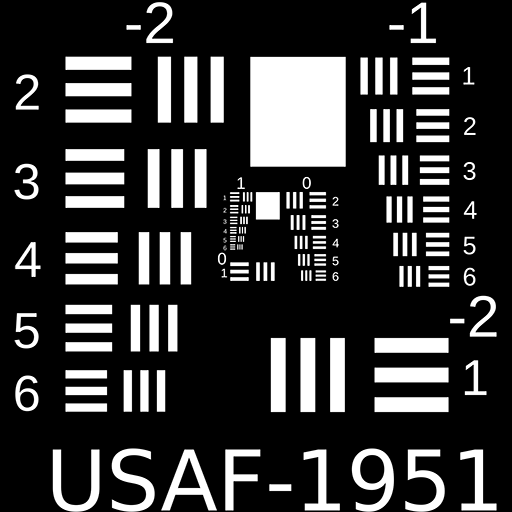
#> input picture test images/USAF512.png, 512 x 512 px; its folder holds only this picture in this run
$ python aberration_simulation.py
#> lines starting #> are read from the running program, lines starting #| are printed output that depends on the picture; after the words box and inside, x2 and y2 are one past the last pixel; in counts of white or black regions, pixels touching at a corner belong together
### scripts/tools/plot.py
# -*- coding: utf-8 -*-
# @Time    : 2022-08-02 17:06
# @Author  : young wang
# @FileName: plot.py
# @Software: PyCharm

import numpy as np
import matplotlib as plt
from .proc import index_mid
from mpl_toolkits.axes_grid1 import make_axes_locatable
import matplotlib

matplotlib.rcParams.update(
    {
        'font.size': 18,
        'axes.labelsize': 14,
        'xtick.labelsize': 14,
        'ytick.labelsize': 14,
        'legend.fontsize': 14,
        'text.usetex': False,
        'font.family': 'sans-serif',
        'mathtext.fontset': 'stix',
    }
)


def heatmap(title, data, ax=None):
    if not ax:
        ax = plt.gca()

    # Plot the heatmap
    im = ax.imshow(data)

    divider = make_axes_locatable(ax)
    cax = divider.new_vertical(size="-3.5%",
                               pad=0.25,
                               pack_start=True)
    ax.figure.add_axes(cax)
    cbar = ax.figure.colorbar(im, cax=cax, orientation="horizontal")

    ax.tick_params(top=True, bottom=False,
                   labeltop=True, labelbottom=False)

    # Turn spines off and create white grid.
    ax.spines[:].set_visible(False)
    ax.set_axis_off()

    ax.grid(which="minor", color="w", linestyle='-', linewidth=3)
    ax.tick_params(which="minor", bottom=False, left=False)
    ax.set_title(title, y=1, pad=5, fontsize = 20)
    ax.xaxis.set_label_position('top')

    return im, cbar

# [33 lines left out: functions line_fit_plot, linear_fit_plot, not called in this run]

### scripts/aberration_simulation.py
# -*- coding: utf-8 -*-
# @Time    : 2022-09-08 15:55
# @Author  : young wang
# @FileName: aberration_simulation.py
# @Software: PyCharm

"""
Simulated aberrated USAF resolution target image
with 3rd-order Zernike polynomials based on the following
references

1. Dan Zhu, Ruoyan Wang, Mantas Žurauskas,
Paritosh Pande, Jinci Bi, Qun Yuan, Lingjie Wang,
Zhishan Gao, and Stephen A. Boppart,
"Automated fast computational adaptive optics for
optical coherence tomography based
on a stochastic parallel gradient descent algorithm,"
Opt. Express 28, 23306-23319 (2020)
"""

from scipy.special import gamma
from numpy.fft import fftshift, ifftshift, fft2, ifft2
from scipy.fftpack import fftshift, ifftshift, fft2, ifft2
from tools.plot import *
import numpy as np
from sklearn import preprocessing
from skimage.util import random_noise
from skimage.color import rgb2gray
import matplotlib.pyplot as plt
import matplotlib
import cv2 as cv
import glob


def aberrate(img=None, abe_coes=None):
    N = img.shape[0]
    img = img / np.max(img)
    [x, y] = np.meshgrid(np.linspace(-N / 2, N / 2, N),
                         np.linspace(-N / 2, N / 2, N))

    r = np.sqrt(x ** 2 + y ** 2) / N
    theta = np.arctan2(y, x)

    z = np.copy(abe_coes)

    W_values = np.zeros((r.shape[0], r.shape[-1], z.shape[-1]))
    for i in range(z.shape[-1]):
        W_values[:, :, i] = z[i] * zernike(int(i + 1), r, theta)
    W = np.sum(W_values, axis=-1)

    # shift zero frequency to align with wavefront
    phi_o = fftshift(complex(0, 1) * 2 * np.pi * W)
    phi_x = np.conjugate(phi_o)

    Po = np.exp(phi_o)
    Px = np.exp(phi_x)

    zernike_plane = W / np.max(W)
    zernike_plane = zernike_plane * circ(W, pupil=int(N / 2))

    ab_img = apply_wavefront(img, Po)
    cj_img = remove_wavefront(ab_img, Px)

    return zernike_plane, Po, Px, normalize_image(ab_img), normalize_image(cj_img)


def normalize_psf(psf):
    h = fft2(psf)
    psf_norm = abs(h) ** 2
    return psf_norm / np.max(psf_norm)


def normalize_image(image):
    return abs(image) / np.max(abs(image))


def apply_wavefront(img=None, Po=None):
    return ifft2(fft2(img) * Po)


def remove_wavefront(aberrant_img=None, Px=None):
    # apply wavefront conjugation to the aberration image in
    # frequency domain
    return ifft2(fft2(aberrant_img) * Px)


def zernike_index(j=None, k=None):
    j = j - 1
    n = int(np.floor((- 1 + np.sqrt(8 * j + 1)) / 2))
    i = j - n * (n + 1) / 2 + 1
    m = i - np.mod(n + i, 2)
    l = np.power(-1, k) * m
    return n, l


def zernike(i: object = None, r: object = None, theta: object = None) -> object:
    n, m = zernike_index(i, i + 1)

    if n == -1:
        zernike_poly = np.ones(r.shape)
    else:
        if m == 0:
            zernike_poly = np.sqrt(n + 1) * zernike_radial(n, 0, r)
        else:
            if np.mod(i, 2) == 0:
                zernike_poly = np.sqrt(2 * (n + 1)) * zernike_radial(n, m, r) * np.cos(m * theta)
            else:
                zernike_poly = np.sqrt(2 * (n + 1)) * zernike_radial(n, m, r) * np.sin(m * theta)

    return zernike_poly


def circ(x=None, pupil=None):
    pupil_plane = np.zeros(x.shape)
    x_cent, y_cent = x.shape[0] // 2, x.shape[1] // 2
    for i in range(pupil_plane.shape[0]):
        for j in range(pupil_plane.shape[1]):
            if np.sqrt((i - x_cent) ** 2 + (j - y_cent) ** 2) <= pupil:

                pupil_plane[i, j] = 1
            else:
                pupil_plane[i, j] = 0

    return pupil_plane


def zernike_radial(n=None, m=None, r=None):
    R = 0
    for s in np.arange(0, ((n - m) / 2) + 1):
        num = np.power(-1, s) * gamma(n - s + 1)
        denom = gamma(s + 1) * \
                gamma((n + m) / 2 - s + 1) * \
                gamma((n - m) / 2 - s + 1)
        R = R + num / denom * r ** (n - 2 * s)

    return R


def image_entropy(image=None):
    """
    implementation of image entropy using Eq(10)
    from the reference[1]
    :param image: 2D array
    :return: entropy of the image
    """

    # normalize image with l2
    img_mag = preprocessing.normalize(abs(image), norm='l2')

    entropy = 0
    for i in range(img_mag.shape[0]):
        for j in range(img_mag.shape[1]):
            intensity_value = img_mag[i, j]
            if intensity_value != 0:  # avoid log(0) error/warning
                entropy = entropy - (intensity_value * np.log(intensity_value))
            else:
                pass

    return entropy


def load_zernike_coefficients(order=20, radmon_sel=True):
    if radmon_sel:
        np.random.seed(2022)
        sigma, mu = np.random.randint(order, size=2)
        z_cos = mu + sigma * np.random.randn(20)
    else:
        z_cos = np.zeros(11)
        z_cos[0] = 1  # piston
        z_cos[1] = 0  # x tilt
        z_cos[2] = 1000  # y tilt
        z_cos[3] = 10  # defocus
        z_cos[4] = 1e4  # y primary astigmatism
        z_cos[5] = 0  # x primary astigmatism
        z_cos[6] = 0  # y primary coma
        z_cos[7] = 0  # x primary coma
        z_cos[8] = 0  # y trefoil
        z_cos[9] = 0.2  # x trefoil
        z_cos[10] = 1e5  # primary spherical

    return z_cos


if __name__ == '__main__':

    img_list = []
    title_list = []

    image_plist = glob.glob('../test images/*.png')

    # test image selector: -1: USA target; 0: dot target
    img_no = 0

    if img_no == -1 or img_no == 1:
        # simulate a low order, high value aberration for the USA target
        abe_coes = load_zernike_coefficients(order=5, radmon_sel=True)
    elif img_no == 0:
        # simulate a high order, high value aberration for the dot target
        abe_coes = load_zernike_coefficients(order=10, radmon_sel=False)
    else:
        raise ValueError('please input either 0 or -1 or 1')

    img = cv.imread(image_plist[int(img_no)])
#> img is the input picture: shape (512, 512, 3); min 0, max 255, mean 53.6
    img_gray = rgb2gray(img)

    img_list.append(img_gray)
    title_list.append('original image')

    ori_img_fft = np.fft.fftshift(np.fft.fft2(img_gray))
    ori_img_fft_log = 20 * np.log10(abs(ori_img_fft))
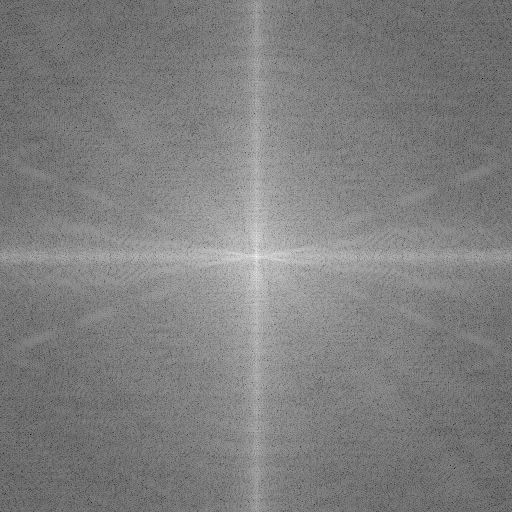
#> ori_img_fft_log: shape (512, 512) float64; min -41.93, max 94.82, mean 26.6; drawn with min black and max white

    img_noise = random_noise(img_gray, mode='gaussian', var=0.005)
    img_noise = random_noise(img_noise, mode='speckle', var=0.1)
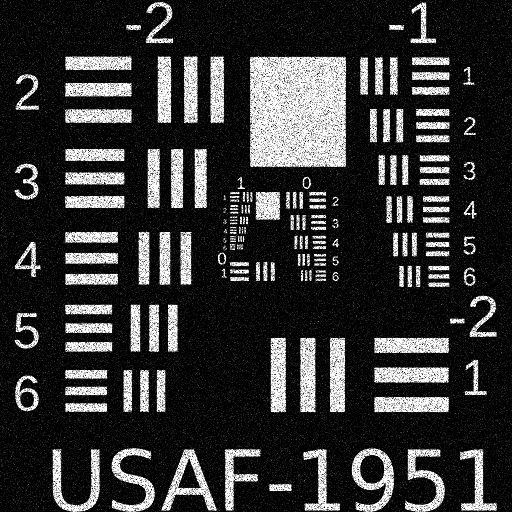
#> img_noise: shape (512, 512) float64; min 0, max 1, mean 0.206

    img_list.append(img_noise)
    title_list.append('noisy image')

    zernike_plane, Po, Px, aberrant_img, conjugate_img \
        = aberrate(img_gray, abe_coes)
#> in aberrate, `theta = np.arctan2(y, x)`:
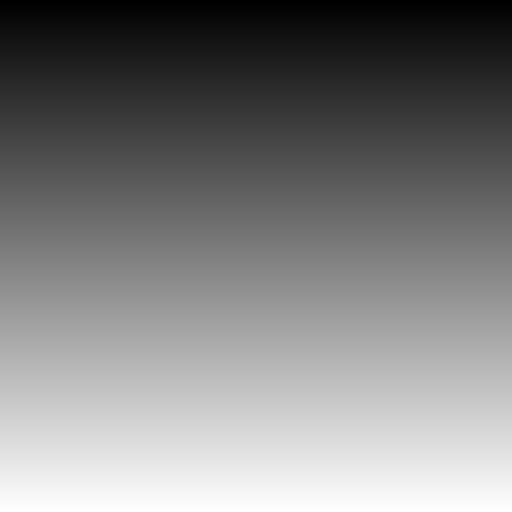
#> y: shape (512, 512) float64; min -256, max 256, mean 0; drawn with min black and max white
#> after the loop in circ, `for i in range(pupil_plane.shape[0]):`:
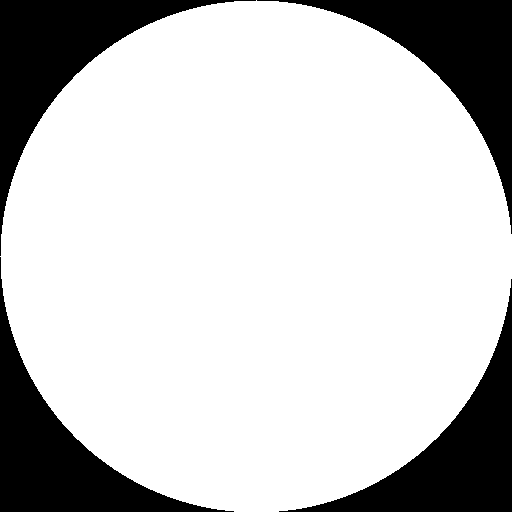
#> pupil_plane: shape (512, 512) float64; values 0 (black) and 1 (white), 78.5% white; 4 black regions, box (x1, y1, x2, y2) and area: (0, 0, 256, 256) 14327, (257, 0, 512, 234) 14071, (0, 257, 234, 512) 14071, (279, 279, 512, 512) 13816
#> in aberrate, `zernike_plane = zernike_plane * circ(W, pupil=int(N / 2))`: W: shape (512, 512) float64; every value is NaN or infinite
    img_list.append(aberrant_img)
    title_list.append('aberrant image')

    img_list.append(conjugate_img)
    title_list.append('recovered image')

    img_fft = np.fft.fftshift(np.fft.fft2(img_noise))
    img_fft_log = 20 * np.log10(abs(img_fft))
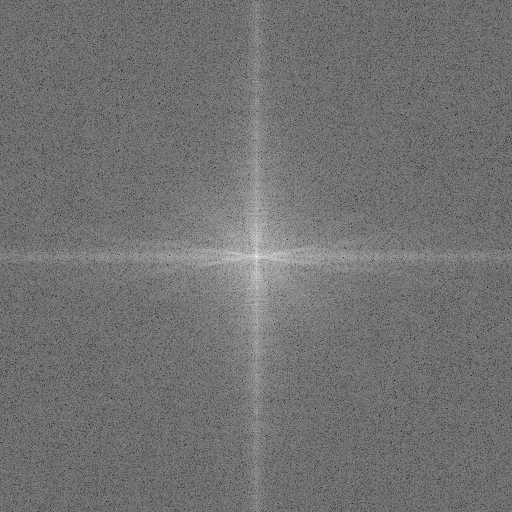
#> img_fft_log: shape (512, 512) float64; min -15.42, max 94.64, mean 33.9; drawn with min black and max white

    img_list.append(ori_img_fft_log)
    title_list.append('fft image: original')

    img_list.append(img_fft_log)
    title_list.append('fft image: noisy')

    ab_img_fft = np.fft.fftshift(np.fft.fft2(aberrant_img))
    ab_img_fft_log = 20 * np.log10(abs(ab_img_fft))

    img_list.append(ab_img_fft_log)
    title_list.append('fft image: aberrant)')

    img_list.append(zernike_plane)
    title_list.append('Zernike plane')

    fig, axs = plt.subplots(2, 4,
                            figsize=(16, 9))
    for n, (ax, image, title) in enumerate(zip(axs.flat, img_list, title_list)):

        if n == len(title_list) - 1:
            heatmap(title, image, ax)
            ax.set_axis_off()

        else:
            ax.imshow(image, 'gray', aspect=image.shape[1] / image.shape[0],
                      vmin=np.mean(image), vmax=np.max(image))
            ax.set_title(title)

            ax.set_axis_off()
#> this loop made 8 passes
#> title on passes 1 to 8: 'original image', 'noisy image', 'aberrant image', 'recovered image', 'fft image: original', 'fft image: noisy', 'fft image: aberrant)', 'Zernike plane'
    plt.tight_layout()
    plt.show()
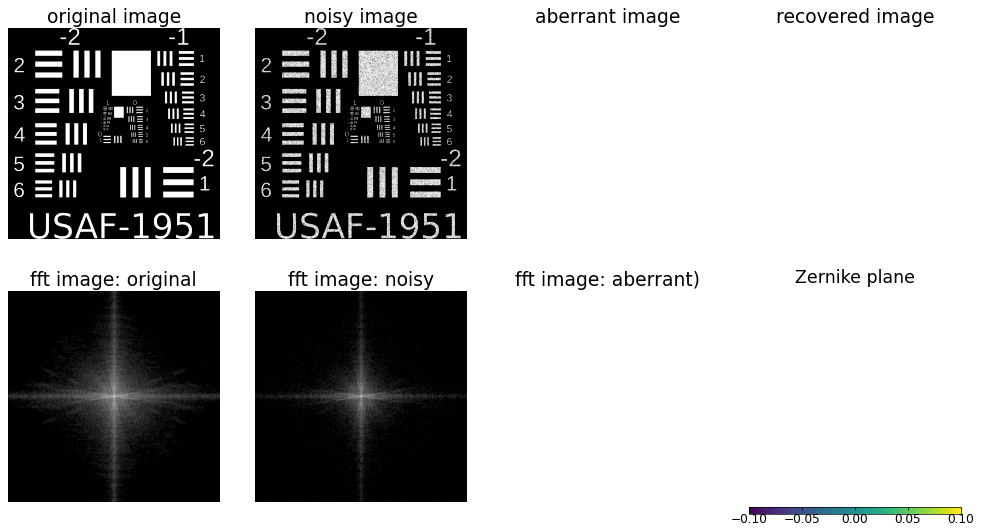
#> figure drawn by matplotlib, 9 panels

    gray_entropy = image_entropy(img_gray)
#> in image_entropy, `img_mag = preprocessing.normalize(abs(image), norm='l2')`:
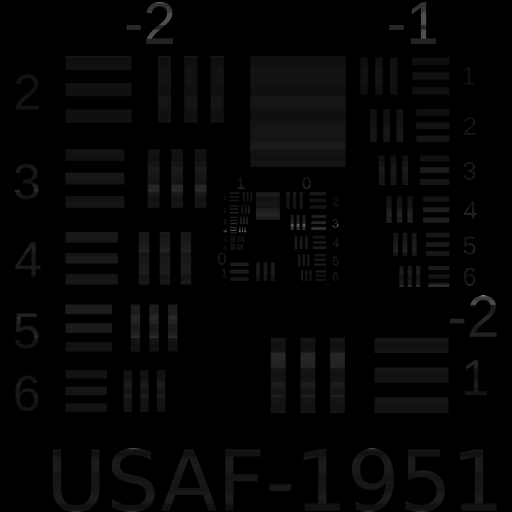
#> img_mag: shape (512, 512) float64; min 0, max 0.537, mean 0.0187
#> after the loop in image_entropy, `for i in range(img_mag.shape[0]):`: entropy = 12058.5
#> gray_entropy = 12058.5
    noise_entropy = image_entropy(img_noise)
#> noise_entropy = 16627.5
#> (the run stopped early here; a loop or call above may not have finished)

$ run again, on test images/dot_target.png
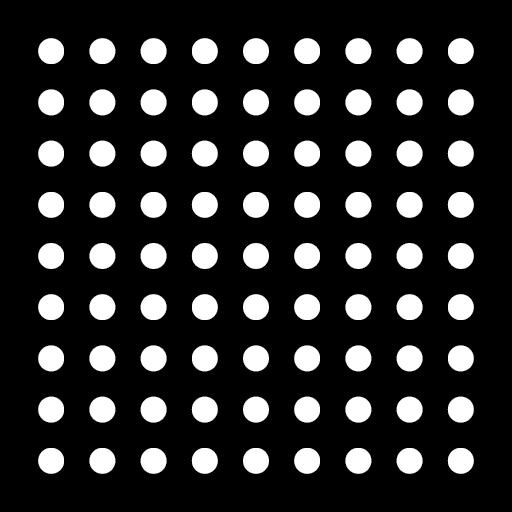
#> input picture test images/dot_target.png, 512 x 512 px
#> img is the input picture: shape (512, 512, 3); mean B, G, R 42.1, 42.1, 42
#> W: shape (512, 512) float64; every value is NaN or infinite
#> `img_fft_log = 20 * np.log10(abs(img_fft))`:
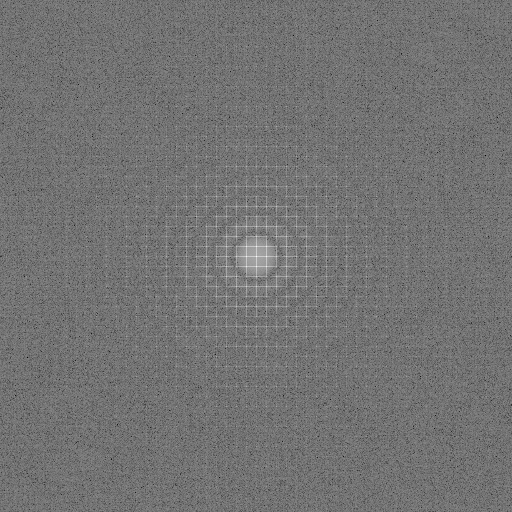
#> img_fft_log: shape (512, 512) float64; min -19.28, max 92.82, mean 31.3; drawn with min black and max white
#> the loop `for n, (ax, image, title) in enumerate(zip(axs.flat, img_list, title_l..` made 8 passes
#> title on passes 1 to 8: 'original image', 'noisy image', 'aberrant image', 'recovered image', 'fft image: original', 'fft image: noisy', 'fft image: aberrant)', 'Zernike plane'
#> after the loop in image_entropy, `for i in range(img_mag.shape[0]):`: entropy = 8460.9
#> in image_entropy (call 2), `img_mag = preprocessing.normalize(abs(image), norm='l2')`:
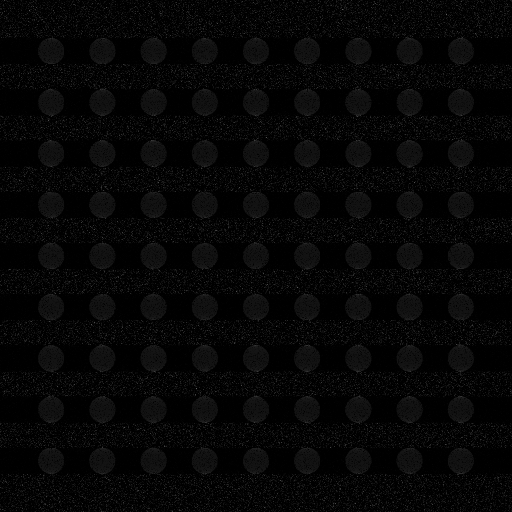
#> img_mag: shape (512, 512) float64; min 0, max 0.382, mean 0.0255
#> after the loop in image_entropy (call 2), `for i in range(img_mag.shape[0]):`: entropy = 18253.6
